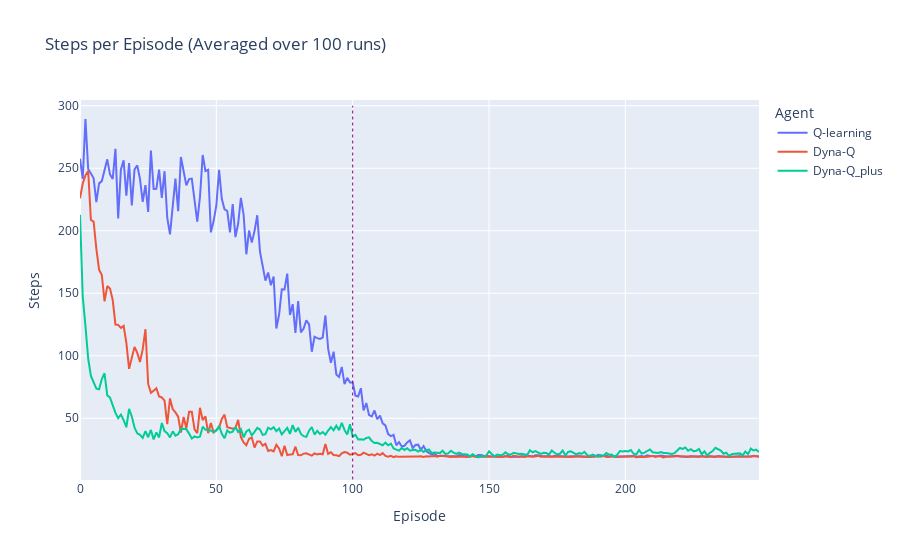

Write notebook code for a chart like this one.
### Code cell
def plot_steps_per_episode(*agents):
    fig = go.Figure()

    for agent in agents:
        results_file = f"results/{agent.name}_results.csv"
        agent_results_concatenated = pd.read_csv(
            results_file, index_col=["Run", "episode"]
        )

        # Calculate the average results by episode across the runs
        agent_results_average = agent_results_concatenated.groupby("episode").agg(
            "mean", numeric_only=True
        )

        steps_per_episode = agent_results_average["steps"]

        fig.add_trace(
            go.Scatter(
                x=steps_per_episode.index,
                y=steps_per_episode,
                name=agent.name,
                mode="lines",
            )
        )

    fig.update_layout(
        title="Steps per Episode (Averaged over 100 runs)",
        xaxis_title="Episode",
        yaxis_title="Steps",
        legend_title="Agent",
        # yaxis_type="log",  # Set y-axis to log scale
    )

    fig.add_shape(
        type="line",
        x0=100,
        x1=100,
        y0=1,
        y1=300,
        line=dict(color="purple", width=1, dash="dot"),
    )


    fig.show()

plot_steps_per_episode(Q_learning_Agent(), Dyna_Q_Agent(), Dyna_Q_plus_Agent())

### Figure 1 — Plotly figure (JSON) as saved in the notebook; plotly's stock layout.template omitted (floating-point values rounded to 4 significant figures; data arrays with more than 128 entries replaced by an {"elided": "..."} marker saying what was removed)
{"data": [{"mode": "lines", "name": "Q-learning", "type": "scatter", "x": {"elided": "250 int values"}, "y": {"elided": "250 float values"}}, {"mode": "lines", "name": "Dyna-Q", "type": "scatter", "x": {"elided": "250 int values"}, "y": {"elided": "250 float values"}}, {"mode": "lines", "name": "Dyna-Q_plus", "type": "scatter", "x": {"elided": "250 int values"}, "y": {"elided": "250 float values"}}], "layout": {"legend": {"title": {"text": "Agent"}}, "shapes": [{"line": {"color": "purple", "dash": "dot", "width": 1}, "type": "line", "x0": 100, "x1": 100, "y0": 1, "y1": 300}], "title": {"text": "Steps per Episode (Averaged over 100 runs)"}, "xaxis": {"title": {"text": "Episode"}}, "yaxis": {"title": {"text": "Steps"}}}}
